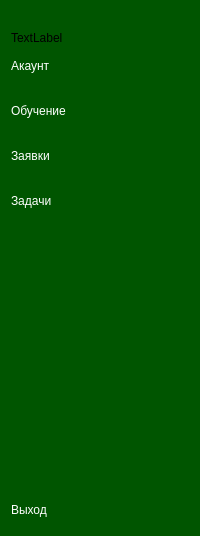
     <widget class="QWidget" name="widget_5" native="true">
      <property name="styleSheet">
       <string notr="true">QWidget{
                                background-color: rgb(0, 85, 0);
                                border-top-right-radius:20px;
                                }

                                QPushButton{
                                color: white;
                                text-align:left;
                                height: 30px;
                                border:none;
                                border-radius: 10px;
                                border-bottom-radius: 10px;

                                }
                                QPushButton:checked{
                                color: rgb(0, 85, 0);
                                background-color: white;

                                }
                            </string>
      </property>
      <layout class="QVBoxLayout" name="verticalLayout_5">
       <item>
        <layout class="QVBoxLayout" name="verticalLayout_3">
         <item>
          <widget class="QLabel" name="label_5">
           <property name="maximumSize">
            <size>
             <width>55</width>
             <height>55</height>
            </size>
           </property>
           <property name="text">
            <string/>
           </property>
           <property name="pixmap">
            <pixmap resource="../resourses.qrc">:/res/kisspng-user-profile-2018-in-sight-user-conference-expo-5b554c0968c377.0307553315323166814291-fotor-bg-remover-20241102121640.png</pixmap>
           </property>
           <property name="scaledContents">
            <bool>true</bool>
           </property>
          </widget>
         </item>
         <item>
          <widget class="QLabel" name="label_nick2">
           <property name="text">
            <string>TextLabel</string>
           </property>
          </widget>
         </item>
        </layout>
       </item>
       <item>
        <layout class="QVBoxLayout" name="verticalLayout_2">
         <property name="spacing">
          <number>15</number>
         </property>
         <item>
          <widget class="QPushButton" name="pushButton_acc2_us">
           <property name="text">
            <string>Акаунт</string>
           </property>
           <property name="icon">
            <iconset resource="../resourses.qrc">
             <normaloff>:/res/add_24dp_FFFFFF_FILL0_wght400_GRAD0_opsz24.png</normaloff>
             <normalon>:/res/add_24dp_005500_FILL0_wght400_GRAD0_opsz24.png</normalon>:/res/add_24dp_FFFFFF_FILL0_wght400_GRAD0_opsz24.png</iconset>
           </property>
           <property name="checkable">
            <bool>true</bool>
           </property>
           <property name="autoExclusive">
            <bool>true</bool>
           </property>
          </widget>
         </item>
         <item>
          <widget class="QPushButton" name="pushButton_education2_us">
           <property name="text">
            <string>Обучение</string>
           </property>
           <property name="icon">
            <iconset resource="../resourses.qrc">
             <normaloff>:/res/school_24dp_FFFFFF_FILL0_wght400_GRAD0_opsz24.png</normaloff>
             <normalon>:/res/school_24dp_005500_FILL0_wght400_GRAD0_opsz24.png</normalon>:/res/school_24dp_FFFFFF_FILL0_wght400_GRAD0_opsz24.png</iconset>
           </property>
           <property name="checkable">
            <bool>true</bool>
           </property>
           <property name="autoExclusive">
            <bool>true</bool>
           </property>
          </widget>
         </item>
         <item>
          <widget class="QPushButton" name="pushButton_order2_2">
           <property name="text">
            <string>Заявки</string>
           </property>
           <property name="icon">
            <iconset resource="../resourses.qrc">
             <normaloff>:/res/summarize_24dp_FFFFFF_FILL0_wght400_GRAD0_opsz24.png</normaloff>
             <normalon>:/res/summarize_24dp_005500_FILL0_wght400_GRAD0_opsz24.png</normalon>:/res/summarize_24dp_FFFFFF_FILL0_wght400_GRAD0_opsz24.png</iconset>
           </property>
           <property name="checkable">
            <bool>true</bool>
           </property>
           <property name="autoExclusive">
            <bool>true</bool>
           </property>
          </widget>
         </item>
         <item>
          <widget class="QPushButton" name="pushButton_tasks2">
           <property name="text">
            <string>Задачи</string>
           </property>
           <property name="icon">
            <iconset resource="../resourses.qrc">
             <normaloff>:/res/work_24dp_FFFFFF_FILL0_wght400_GRAD0_opsz24.png</normaloff>
             <normalon>:/res/work_24dp_005500_FILL0_wght400_GRAD0_opsz24.png</normalon>:/res/work_24dp_FFFFFF_FILL0_wght400_GRAD0_opsz24.png</iconset>
           </property>
           <property name="checkable">
            <bool>true</bool>
           </property>
           <property name="autoExclusive">
            <bool>true</bool>
           </property>
          </widget>
         </item>
        </layout>
       </item>
       <item>
        <spacer name="verticalSpacer_2">
         <property name="orientation">
          <enum>Qt::Vertical</enum>
         </property>
         <property name="sizeHint" stdset="0">
          <size>
           <width>20</width>
           <height>273</height>
          </size>
         </property>
        </spacer>
       </item>
       <item>
        <widget class="QPushButton" name="pushButton_12">
         <property name="styleSheet">
          <string notr="true"/>
         </property>
         <property name="text">
          <string>Выход</string>
         </property>
         <property name="icon">
          <iconset resource="../resourses.qrc">
           <normaloff>:/res/logout_24dp_FFFFFF_FILL0_wght400_GRAD0_opsz24.png</normaloff>
           <normalon>:/res/logout_24dp_005500_FILL0_wght400_GRAD0_opsz24.png</normalon>:/res/logout_24dp_FFFFFF_FILL0_wght400_GRAD0_opsz24.png</iconset>
         </property>
         <property name="checkable">
          <bool>true</bool>
         </property>
         <property name="autoExclusive">
          <bool>true</bool>
         </property>
        </widget>
       </item>
      </layout>
     </widget>
